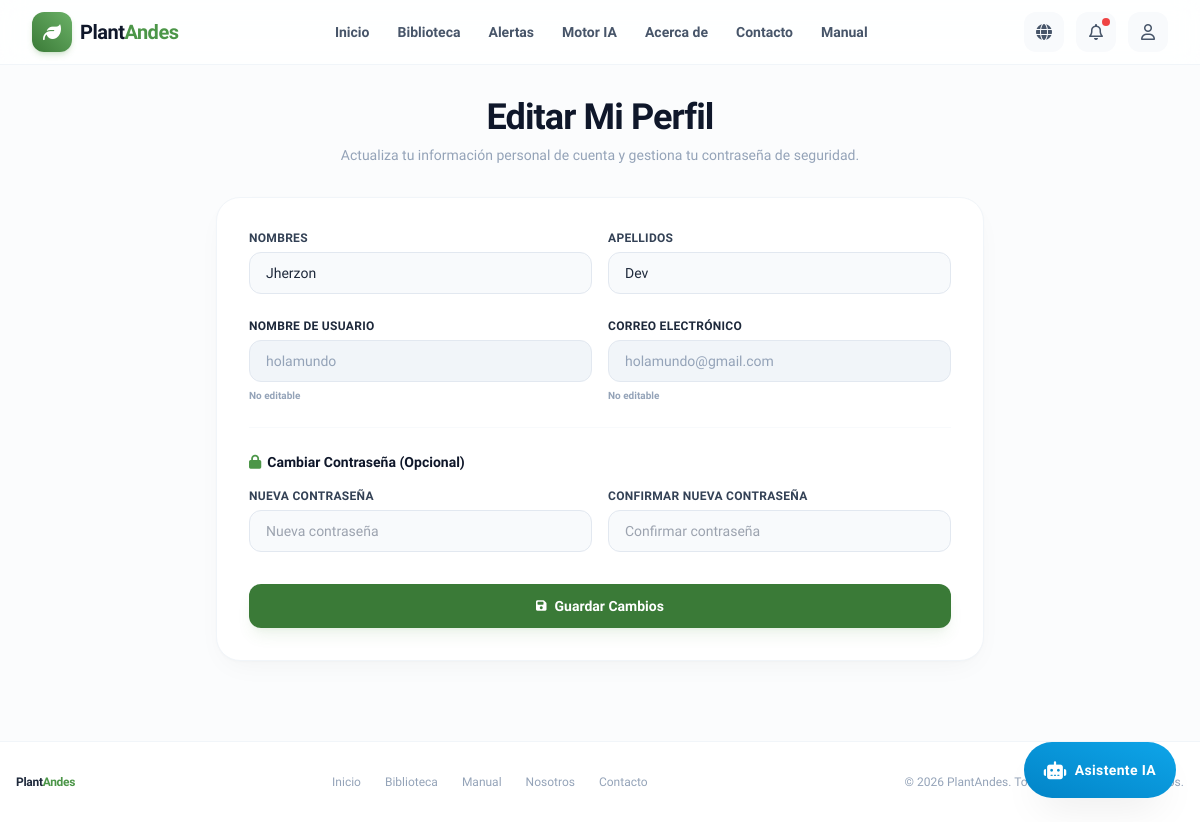
Screenshot of /edit_profile (signed in) with the database file from the repository.
### models.py (models this page shows, shortened)
class User(UserMixin, db.Model):
    id = db.Column(db.Integer, primary_key=True)
    username = db.Column(db.String(80), unique=True, nullable=False)
    first_name = db.Column(db.String(100), nullable=False)
    last_name = db.Column(db.String(100), nullable=False)
    email = db.Column(db.String(120), unique=True, nullable=False)
    password_hash = db.Column(db.String(256))
    created_at = db.Column(db.DateTime, default=db.func.current_timestamp())
    address = db.Column(db.String(255), nullable=True)
    zone_id = db.Column(db.Integer, db.ForeignKey('zone.id'), nullable=False)
    zone = db.relationship('Zone', backref=db.backref('users', lazy=True))
    diagnoses = db.relationship('Diagnosis', backref='user', lazy='dynamic')
    role = db.Column(db.String(20), nullable=False, default='user') # Roles: 'user', 'admin'

### app.py (the view, shortened to what this page needs)
@app.route('/edit_profile', methods=['GET', 'POST'])
@login_required
def edit_profile():
    users = None
    if current_user.role == 'admin':
        users = User.query.filter(User.id != current_user.id).order_by(User.username).all()
    return render_template('edit_profile.html', users=users)

### app.py (called while the page is built)
def get_locale():
    if 'language' in session and session['language'] in app.config['LANGUAGES']:
        return session['language']
    return request.accept_languages.best_match(app.config['LANGUAGES'].keys())

@event.listens_for(Engine, "connect")
def set_sqlite_pragma(dbapi_connection, connection_record):
    cursor = dbapi_connection.cursor()
    cursor.execute("PRAGMA foreign_keys=ON")
    cursor.close()

@app.context_processor
def inject_notifications():
    if current_user.is_authenticated:
        unread_notifications = Notification.query.filter_by(user_id=current_user.id, is_read=False).order_by(Notification.created_at.desc()).all()
        return dict(unread_notifications=unread_notifications)
    return dict(unread_notifications=[])

@login_manager.user_loader
def load_user(user_id):
    return User.query.get(int(user_id))

### templates/edit_profile.html (shortened to what this page needs)
{% extends 'base.html' %}
{% block content %}
<div class="max-w-3xl mx-auto flex flex-col gap-6 md:gap-8">
    <div class="text-center max-w-2xl mx-auto">
        <h1 class="text-2xl sm:text-4xl font-extrabold text-slate-900 tracking-tight">{{ _('Editar Mi Perfil') }}</h1>
        <p class="text-sm text-slate-400 mt-2">
            {{ _('Actualiza tu información personal de cuenta y gestiona tu contraseña de seguridad.') }}
        </p>
    </div>
    <div class="bg-white rounded-3xl border border-slate-100 p-6 sm:p-8 shadow-premium">
        <form action="{{ url_for('edit_profile') }}" method="POST" class="flex flex-col gap-6">
            <div class="grid sm:grid-cols-2 gap-4">
                <div class="flex flex-col gap-1.5">
                    <label for="first_name" class="text-xs font-bold text-slate-700 uppercase tracking-wide">{{ _('Nombres') }}</label>
                    <input type="text" id="first_name" name="first_name" value="{{ current_user.first_name }}" required class="px-4 py-2.5 bg-slate-50 border border-slate-200 text-sm rounded-xl focus:outline-none focus:bg-white focus:ring-2 focus:ring-brand-500/20">
                </div>
                <div class="flex flex-col gap-1.5">
                    <label for="last_name" class="text-xs font-bold text-slate-700 uppercase tracking-wide">{{ _('Apellidos') }}</label>
                    <input type="text" id="last_name" name="last_name" value="{{ current_user.last_name }}" required class="px-4 py-2.5 bg-slate-50 border border-slate-200 text-sm rounded-xl focus:outline-none focus:bg-white focus:ring-2 focus:ring-brand-500/20">
                </div>
            </div>
            <div class="grid sm:grid-cols-2 gap-4 border-b border-slate-50 pb-6">
                <div class="flex flex-col gap-1.5">
                    <label for="username" class="text-xs font-bold text-slate-750 uppercase tracking-wide">{{ _('Nombre de Usuario') }}</label>
                    <input type="text" id="username" name="username" value="{{ current_user.username }}" disabled class="px-4 py-2.5 bg-slate-100 border border-slate-200 text-sm rounded-xl text-slate-400 cursor-not-allowed">
                    <span class="text-[10px] text-slate-400 font-semibold">{{ _('No editable') }}</span>
                </div>
                <div class="flex flex-col gap-1.5">
                    <label for="email" class="text-xs font-bold text-slate-750 uppercase tracking-wide">{{ _('Correo Electrónico') }}</label>
                    <input type="email" id="email" name="email" value="{{ current_user.email }}" disabled class="px-4 py-2.5 bg-slate-100 border border-slate-200 text-sm rounded-xl text-slate-400 cursor-not-allowed">
                    <span class="text-[10px] text-slate-400 font-semibold">{{ _('No editable') }}</span>
                </div>
            </div>
            <div class="flex flex-col gap-4">
                <h3 class="text-sm font-extrabold text-slate-900 flex items-center gap-1.5"><i class="fas fa-lock text-brand-500"></i> {{ _('Cambiar Contraseña (Opcional)') }}</h3>
                <div class="grid sm:grid-cols-2 gap-4">
                    <div class="flex flex-col gap-1.5">
                        <label for="new_password" class="text-xs font-bold text-slate-700 uppercase tracking-wide">{{ _('Nueva Contraseña') }}</label>
                        <input type="password" id="new_password" name="new_password" placeholder="{{ _('Nueva contraseña') }}" class="px-4 py-2.5 bg-slate-50 border border-slate-200 text-sm rounded-xl focus:outline-none focus:bg-white focus:ring-2 focus:ring-brand-500/20">
                    </div>
                    <div class="flex flex-col gap-1.5">
                        <label for="confirm_password" class="text-xs font-bold text-slate-700 uppercase tracking-wide">{{ _('Confirmar Nueva Contraseña') }}</label>
                        <input type="password" id="confirm_password" name="confirm_password" placeholder="{{ _('Confirmar contraseña') }}" class="px-4 py-2.5 bg-slate-50 border border-slate-200 text-sm rounded-xl focus:outline-none focus:bg-white focus:ring-2 focus:ring-brand-500/20">
                    </div>
                </div>
            </div>
            <button type="submit" class="w-full py-3 bg-brand-600 hover:bg-brand-700 text-white font-bold rounded-xl transition-all shadow-lg shadow-brand-500/10 text-sm flex items-center justify-center gap-2 mt-2">
                <i class="fas fa-save text-xs"></i> {{ _('Guardar Cambios') }}
            </button>
        </form>
    </div>
</div>
{% endblock %}

### templates/base.html (style rules this page uses)
body { font-family: "Plus Jakarta Sans", sans-serif; }

### rows the page displays
User: first_name "Jherzon", last_name "Dev", username "holamundo", email "holamundo@gmail.com"
